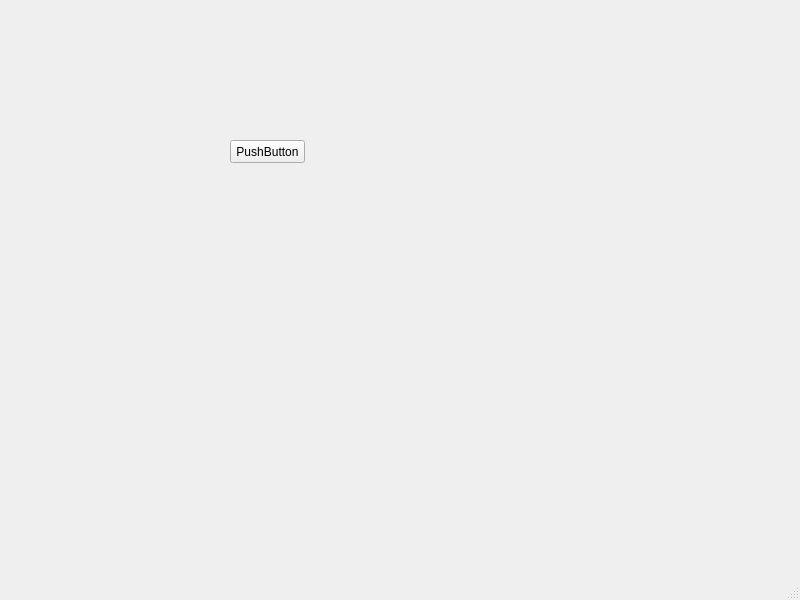
<?xml version="1.0" encoding="UTF-8"?>
<ui version="4.0">
 <class>EstadisticasWindow</class>
 <widget class="QMainWindow" name="EstadisticasWindow">
  <property name="geometry">
   <rect>
    <x>0</x>
    <y>0</y>
    <width>800</width>
    <height>600</height>
   </rect>
  </property>
  <property name="windowTitle">
   <string>MainWindow</string>
  </property>
  <widget class="QWidget" name="centralwidget">
   <widget class="QPushButton" name="pushButton">
    <property name="geometry">
     <rect>
      <x>230</x>
      <y>140</y>
      <width>75</width>
      <height>23</height>
     </rect>
    </property>
    <property name="text">
     <string>PushButton</string>
    </property>
   </widget>
  </widget>
  <widget class="QMenuBar" name="menubar">
   <property name="geometry">
    <rect>
     <x>0</x>
     <y>0</y>
     <width>800</width>
     <height>21</height>
    </rect>
   </property>
  </widget>
  <widget class="QStatusBar" name="statusbar"/>
 </widget>
 <resources/>
 <connections/>
</ui>
